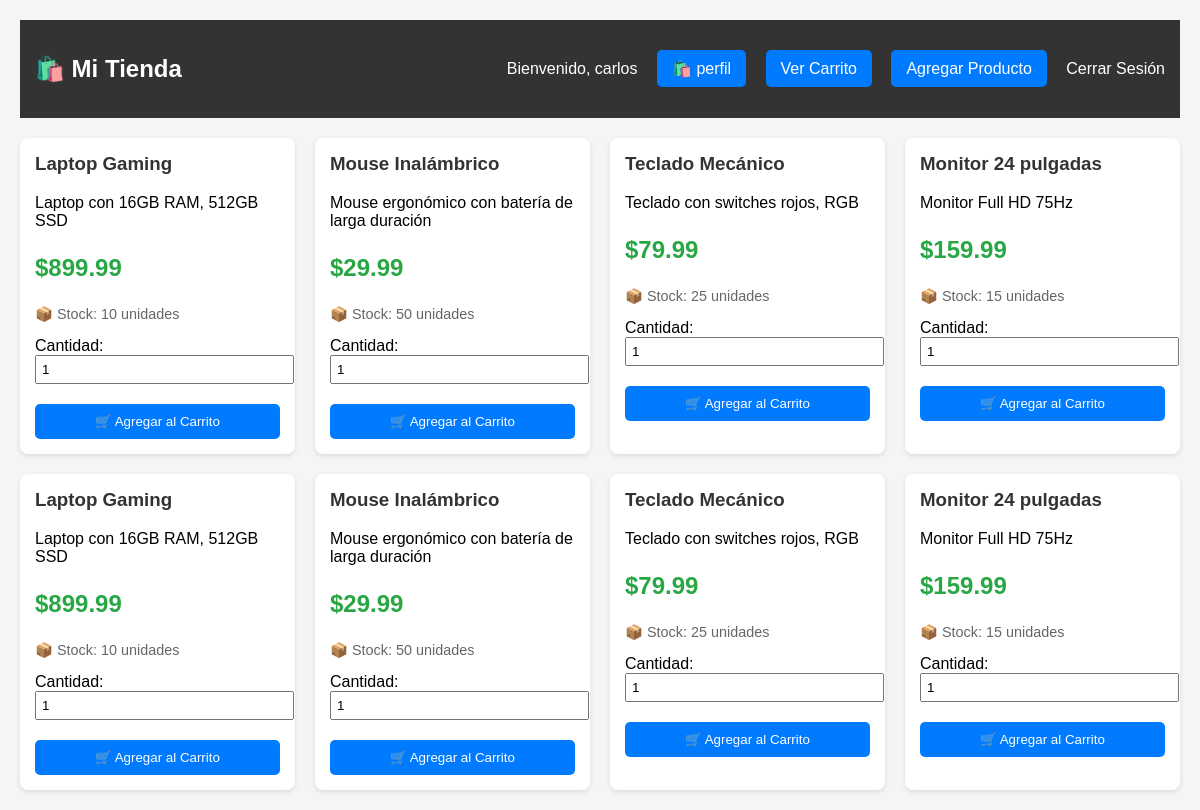
Page /tienda (signed in) on the earlier database version.
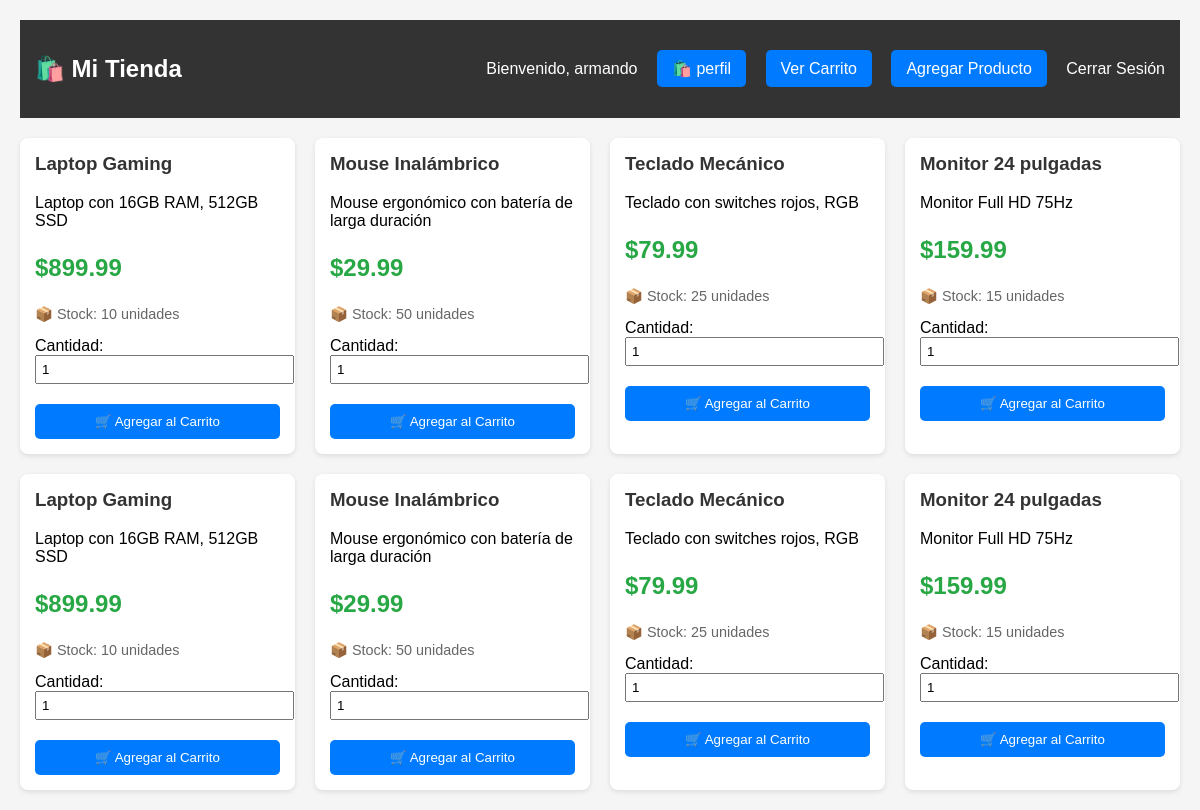
Same page on the later database version.
### models.py (models this page shows, shortened)
class Usuario(UserMixin, db.Model):
    id = db.Column(db.Integer, primary_key=True)
    nombre = db.Column(db.String(100), nullable=False)
    usuario = db.Column(db.String(80), unique=True, nullable=False)
    celular = db.Column(db.String(20), nullable=False)
    email = db.Column(db.String(120), unique=True, nullable=False)
    password_hash = db.Column(db.String(255), nullable=False)
    es_admin = db.Column(db.Boolean, default=False)
    fecha_registro = db.Column(db.DateTime, default=datetime.utcnow)

### app.py (the view)
@app.route('/tienda')
@login_required
def tienda():
    productos = Producto.query.all()
    return render_template('productos.html', productos=productos)

### app.py (called while the page is built)
@login_manager.user_loader
def load_user(user_id):
    return Usuario.query.get(int(user_id))

### templates/productos.html (shortened to what this page needs)
<!DOCTYPE html>
<html lang="es">
<head>
</head>
<body>
    <div class="navbar">
        <h2>🛍️ Mi Tienda</h2>
        <div>
            <span>Bienvenido, {{ current_user.nombre }}</span>
            <a href="{{ url_for('dashboard') }}" class="btn btn-primary me-2">🛍️ perfil</a>
   <a href="{{ url_for('ver_carrito') }}" class="btn btn-primary me-2"> Ver Carrito</a>
   <a href="{{ url_for('nuevo_producto') }}" class="btn btn-primary me-2"> Agregar Producto</a>
            <a href="{{ url_for('logout') }}">Cerrar Sesión</a>
        </div>
    </div>
    <div class="productos-container">
        {% for producto in productos %}
        <div class="producto-card">
            <h3>{{ producto.nombre }}</h3>
            <p>{{ producto.descripcion[:100] if producto.descripcion else 'Sin descripción' }}</p>
            <p class="precio">${{ "%.2f"|format(producto.precio) }}</p>
            <p class="stock">📦 Stock: {{ producto.stock }} unidades</p>
            <label>Cantidad:</label>
            <input type="number" id="cantidad-{{ producto.id }}" value="1" min="1" max="{{ producto.stock }}" style="width: 100%; margin-bottom: 10px; padding: 5px;">
            <button class="btn" onclick="agregarAlCarrito({{ producto.id }})">
                🛒 Agregar al Carrito
            </button>
        </div>
        {% endfor %}
    </div>
</body>
</html>

Differences in the rows shown:
changed Usuario: nombre "carlos" → "armando"
